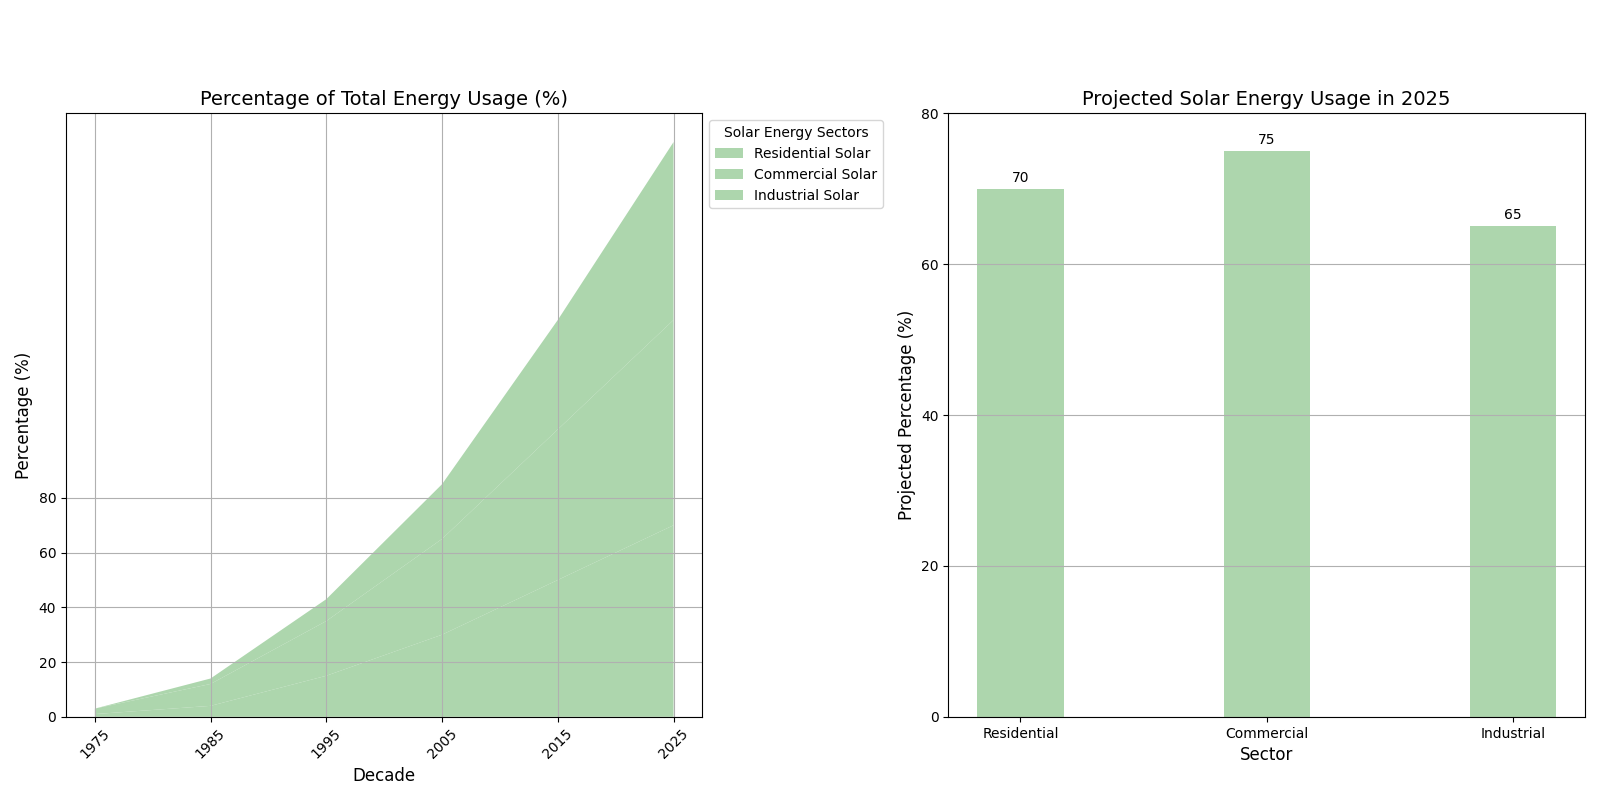

Python code for this plot:
import matplotlib.pyplot as plt
import numpy as np

# Define decades and solar energy adoption data for different sectors
decades = np.arange(1975, 2030, 10)
residential_solar = [1, 4, 15, 30, 50, 70]
commercial_solar = [2, 8, 20, 35, 55, 75]
industrial_solar = [0, 2, 8, 20, 40, 65]

# Prepare data for stacked area chart
area_data = np.vstack([residential_solar, commercial_solar, industrial_solar])

# Define a single color for all sectors
single_color = '#99cc99'  # Light green

# Create figure and axis for the area chart
fig, axes = plt.subplots(1, 2, figsize=(16, 8))
fig.suptitle('Growth of Solar Energy Adoption in the U.S. (1975-2025)', fontsize=16, fontweight='bold', y=1.05)

# Left Subplot: Stacked Area Chart
ax1 = axes[0]
ax1.stackplot(decades, area_data, labels=['Residential Solar', 'Commercial Solar', 'Industrial Solar'], colors=[single_color]*3, alpha=0.8)
ax1.set_title('Percentage of Total Energy Usage (%)', fontsize=14)
ax1.set_xlabel('Decade', fontsize=12)
ax1.set_ylabel('Percentage (%)', fontsize=12)
ax1.legend(loc='upper left', bbox_to_anchor=(1, 1), fontsize=10, title='Solar Energy Sectors')
ax1.set_xticks(decades)
ax1.set_yticks(np.arange(0, 81, 20))
ax1.tick_params(axis='x', rotation=45)
ax1.grid(True)

# Right Subplot: Bar Chart for 2025 Projection
bar_width = 0.35
categories = ['Residential', 'Commercial', 'Industrial']
usage_perc_2025 = [70, 75, 65]

ax2 = axes[1]
bars = ax2.bar(categories, usage_perc_2025, bar_width, color=single_color, alpha=0.8)
ax2.set_title('Projected Solar Energy Usage in 2025', fontsize=14)
ax2.set_xlabel('Sector', fontsize=12)
ax2.set_ylabel('Projected Percentage (%)', fontsize=12)
ax2.set_yticks(np.arange(0, 81, 20))
ax2.bar_label(bars, padding=3)
ax2.grid(axis='y')

# Adjust layout to prevent overlap and ensure clarity
plt.tight_layout(rect=[0, 0, 1, 0.95])

# Display the chart
plt.show()
